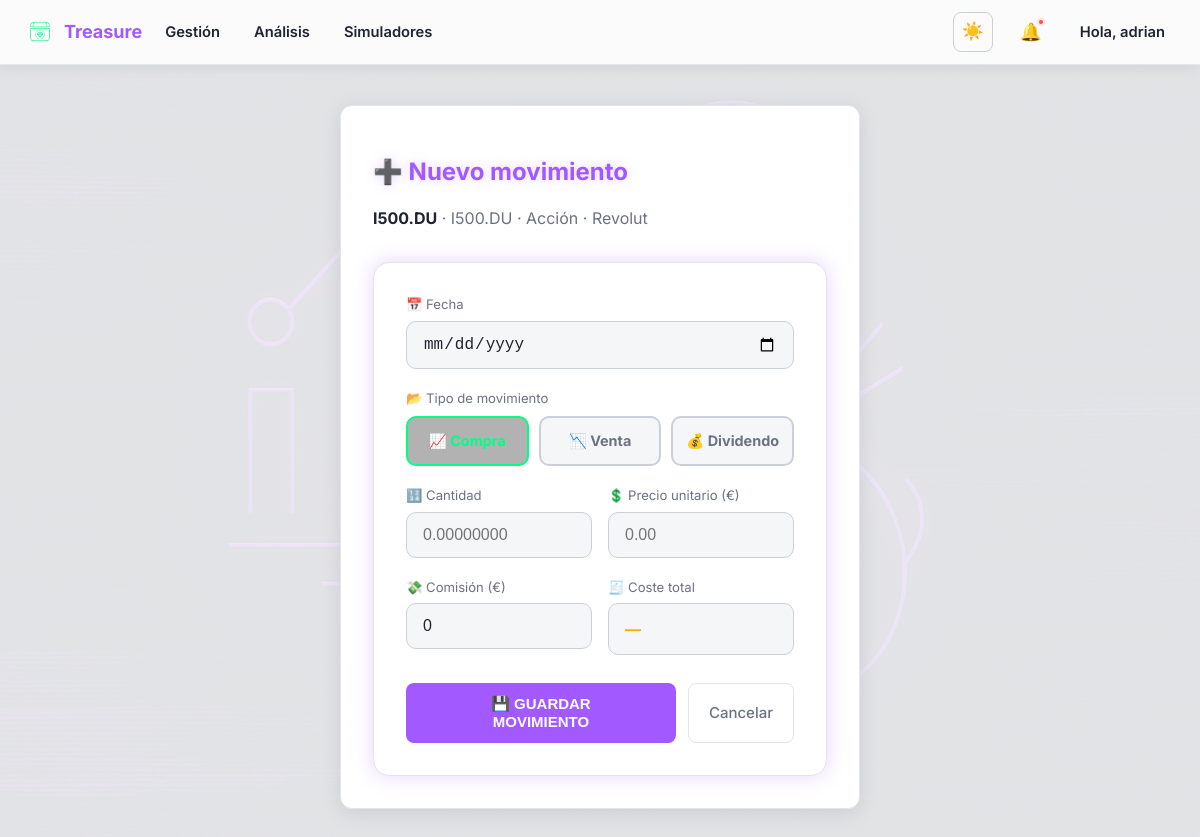
The page /finanzas/inversiones/13/movimiento/ (signed in) on the database its author committed.
### finanzas/models.py (models this page shows, shortened)
class Inversion(models.Model):
    usuario = models.ForeignKey(User, on_delete=models.CASCADE)
    nombre = models.CharField(max_length=100)
    ticker = models.CharField(max_length=20, blank=True, null=True)
    tipo = models.CharField(max_length=30, choices=TIPOS_INVERSION)
    moneda = models.CharField(max_length=10, default="EUR")
    plataforma = models.CharField(max_length=100, blank=True, null=True)
    cantidad_actual = models.DecimalField(
        max_digits=20, decimal_places=8, default=0,
        help_text="Cantidad actual de activos"
    )
    actualizable = models.BooleanField(
        default=True,
        help_text="Si está marcado, se actualizará el valor automáticamente vía API"
    )
    fondo = models.ForeignKey(
        'FondoFamiliar', on_delete=models.SET_NULL,
        null=True, blank=True, related_name='inversiones',
        help_text="Fondo de inversión al que pertenece este activo.",
    )
    fecha_creacion = models.DateField(auto_now_add=True)

### finanzas/views.py (the view, shortened to what this page needs)
# urls.py: path('inversiones/<int:pk>/movimiento/', views.MovimientoCreateView.as_view(), name='nuevo_movimiento'),
class MovimientoCreateView(LoginRequiredMixin, CreateView):
    model = MovimientoInversion
    form_class = MovimientoInversionForm
    template_name = 'inversiones/movimiento_form.html'
    def dispatch(self, request, *args, **kwargs):
        self.inversion = get_object_or_404(Inversion, id=self.kwargs['pk'], usuario=request.user)
        return super().dispatch(request, *args, **kwargs)
    def get_context_data(self, **kwargs):
        context = super().get_context_data(**kwargs)
        context['view'] = self
        return context

### finanzas/forms.py
class MovimientoInversionForm(forms.ModelForm):
    class Meta:
        model = MovimientoInversion
        fields = ['fecha', 'tipo', 'cantidad', 'precio_unitario', 'comision']
        widgets = {
            'fecha': forms.DateInput(attrs={'type': 'date', 'class': 'form-control'}),
            'tipo': forms.Select(attrs={'class': 'form-control'}),
            'cantidad': forms.NumberInput(attrs={'step': '0.0001', 'class': 'form-control'}),
            'precio_unitario': forms.NumberInput(attrs={'step': '0.0001', 'class': 'form-control'}),
            'comision': forms.NumberInput(attrs={'step': '0.01', 'class': 'form-control'}),
        }

### finanzas/context_processors.py (called while the page is built)
def resumen_inversiones_context(request):
    if request.user.is_authenticated:
        resumen = ResumenInversionesMensual.objects.filter(
            usuario=request.user
        ).order_by('-registro__anio', '-registro__mes').first()
    else:
        resumen = None
    return {
        'resumen_inversiones': resumen
    }

### templates/inversiones/movimiento_form.html (shortened to what this page needs)
{% extends "base.html" %}
{% block body_class %}dashboard-background{% endblock %}
{% block content %}
<div class="dashboard-container" style="max-width: 520px;">
    <h1 style="color: var(--primary-color); text-shadow: 0 0 12px var(--glow); margin-bottom: 6px;">
        ➕ Nuevo movimiento
    </h1>
    <p style="color: var(--muted); margin-bottom: 32px;">
        <strong style="color: var(--text-color);">{{ view.inversion.nombre }}</strong>
        · {{ view.inversion.ticker }}
        · {{ view.inversion.get_tipo_display }}
        {% if view.inversion.plataforma %}· {{ view.inversion.plataforma }}{% endif %}
    </p>
    <div style="background: var(--surface); border: 1px solid var(--border); border-radius: 16px; padding: 32px; box-shadow: 0 0 20px rgba(162,89,255,0.25);">
        <form method="post">
            <div style="margin-bottom: 20px;">
                <label style="display: block; font-size: 0.82rem; color: var(--muted); margin-bottom: 6px;">📅 Fecha</label>
                <input type="date" name="fecha"
                       value="{{ form.fecha.value|default:'' }}"
                       style="width: 100%; padding: 13px 16px; border: 1px solid var(--border-strong); border-radius: 10px;
                              background: var(--app-bg); color: var(--text-color); font-size: 1rem; box-sizing: border-box;">
            </div>
            <div style="margin-bottom: 20px;">
                <label style="display: block; font-size: 0.82rem; color: var(--muted); margin-bottom: 8px;">📂 Tipo de movimiento</label>
                <div style="display: flex; gap: 10px;">
                    <label style="flex: 1; cursor: pointer;">
                        <div class="tipo-btn" data-val="COMPRA"
                             style="text-align: center; padding: 12px; border-radius: 10px; border: 2px solid var(--border-strong);
                                    font-weight: 700; font-size: 0.9rem; transition: all 0.2s; cursor: pointer;
                                    background: var(--app-bg); color: var(--muted);">
                            📈 Compra
                        </div>
                    </label>
                    <label style="flex: 1; cursor: pointer;">
                        <div class="tipo-btn" data-val="VENTA"
                             style="text-align: center; padding: 12px; border-radius: 10px; border: 2px solid var(--border-strong);
                                    font-weight: 700; font-size: 0.9rem; transition: all 0.2s; cursor: pointer;
                                    background: var(--app-bg); color: var(--muted);">
                            📉 Venta
                        </div>
                    </label>
                    <label style="flex: 1; cursor: pointer;">
                        <div class="tipo-btn" data-val="DIVIDENDO"
                             style="text-align: center; padding: 12px; border-radius: 10px; border: 2px solid var(--border-strong);
                                    font-weight: 700; font-size: 0.9rem; transition: all 0.2s; cursor: pointer;
                                    background: var(--app-bg); color: var(--muted);">
                            💰 Dividendo
                        </div>
                    </label>
                </div>
            </div>
            <div style="display: grid; grid-template-columns: 1fr 1fr; gap: 16px; margin-bottom: 20px;">
                <div>
                    <label style="display: block; font-size: 0.82rem; color: var(--muted); margin-bottom: 6px;">🔢 Cantidad</label>
                    <input type="number" name="cantidad" step="0.00000001" min="0"
                           value="{{ form.cantidad.value|default:'' }}"
                           placeholder="0.00000000"
                           style="width: 100%; padding: 13px 16px; border: 1px solid var(--border-strong); border-radius: 10px;
                                  background: var(--app-bg); color: var(--text-color); font-size: 1rem; box-sizing: border-box;">
                </div>
                <div>
                    <label style="display: block; font-size: 0.82rem; color: var(--muted); margin-bottom: 6px;">💲 Precio unitario (€)</label>
                    <input type="number" name="precio_unitario" step="0.00000001" min="0"
                           value="{{ form.precio_unitario.value|default:'' }}"
                           placeholder="0.00"
                           style="width: 100%; padding: 13px 16px; border: 1px solid var(--border-strong); border-radius: 10px;
                                  background: var(--app-bg); color: var(--text-color); font-size: 1rem; box-sizing: border-box;">
                </div>
            </div>
            <div style="display: grid; grid-template-columns: 1fr 1fr; gap: 16px; margin-bottom: 20px;">
                <div>
                    <label style="display: block; font-size: 0.82rem; color: var(--muted); margin-bottom: 6px;">💸 Comisión (€)</label>
                    <input type="number" name="comision" step="0.01" min="0"
                           value="{{ form.comision.value|default:'0' }}"
                           placeholder="0.00"
                           id="id_comision"
                           style="width: 100%; padding: 13px 16px; border: 1px solid var(--border-strong); border-radius: 10px;
                                  background: var(--app-bg); color: var(--text-color); font-size: 1rem; box-sizing: border-box;">
                </div>
                <div>
                    <label style="display: block; font-size: 0.82rem; color: var(--muted); margin-bottom: 6px;">🧾 Coste total</label>
                    <div id="coste-total"
                         style="padding: 13px 16px; border: 1px solid var(--border-strong); border-radius: 10px;
                                background: var(--app-bg); color: #ffaa00; font-size: 1rem; font-weight: 700;">
                    </div>
                </div>
            </div>
            <div style="display: flex; gap: 12px; margin-top: 28px;">
                <button type="submit" class="btn btn-primary" style="flex: 1;">💾 Guardar movimiento</button>
                <a href="{% url 'finanzas:listar' %}" class="btn btn-secondary">Cancelar</a>
            </div>
        </form>
    </div>
</div>
{% endblock %}

### templates/base.html (shortened to what this page needs)
{% load static %}
<!DOCTYPE html>
<html lang="es">
<head>
    <link rel="stylesheet" href="{% static 'css/main.css' %}">
</head>
<body class="{% block body_class %}{% endblock %}">
    {% if request.user.is_authenticated and not hide_navbar %}
    <nav class="navbar">
        <div class="navbar-left">
            <a href="{% url 'dashboard' %}" style="display: flex; align-items: center; gap: 8px; text-decoration: none;">
                <img src="{% static 'img/logo_treasure_3.png' %}" class="nav-logo" alt="Treasure Logo">
                <span class="nav-title">Treasure</span>
            </a>
            <div class="nav-user-dropdown">
                <span class="nav-user-toggle">Gestión</span>
            </div>
            <div class="nav-user-dropdown">
                <span class="nav-user-toggle">Análisis</span>
            </div>
            <div class="nav-user-dropdown">
                <span class="nav-user-toggle">Simuladores</span>
            </div>
        </div>
        <div class="navbar-right">
            <button type="button" class="theme-toggle" aria-label="Cambiar tema" title="Cambiar tema claro/oscuro">
                <span class="icon-light" aria-hidden="true">☀️</span>
            </button>
            <div class="nav-bell-wrap">
                <button type="button" class="nav-bell" id="nav-bell-btn" aria-label="Notificaciones" title="Notificaciones">
                    🔔
                    <span class="nav-bell-dot" id="nav-bell-dot"></span>
                </button>
            </div>
            <div class="nav-user-dropdown">
                <span class="nav-user-toggle">
                    Hola, <span class="nav-username">{{ request.user.first_name|default:request.user.username }}</span>
                </span>
            </div>
        </div>
    </nav>
    {% endif %}
    {% block content %}
    {% endblock %}
</body>
</html>

### rows shown on the page
Inversion: inversion.nombre "I500.DU", inversion.ticker "I500.DU", inversion.tipo "Acción", inversion.plataforma "Revolut"

### other values the page prints
{{ request.user.first_name|default:request.user.username }} "adrian"
